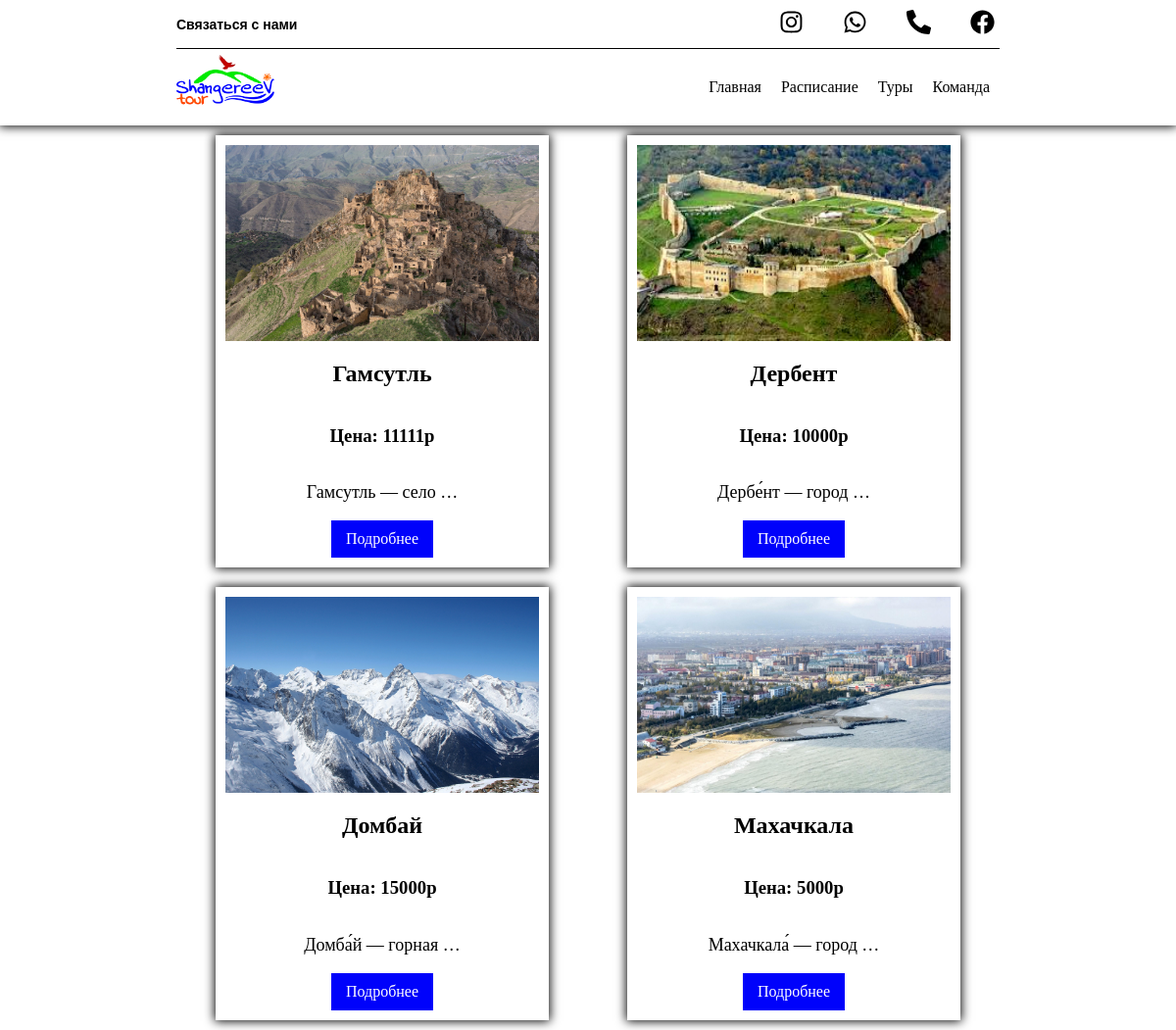
Screenshot of /trips/dagestan/ with the database file from the repository.
### tours/models.py (models this page shows, shortened)
class Travel(models.Model):
	photo_main = models.ImageField(upload_to='images_travel/')
	video_travel = models.FileField(upload_to='videos_travel/')
	name_travel = models.CharField(max_length=50)
	price_travel = models.IntegerField()
	description_travel = models.TextField()
	url = models.SlugField(max_length=160, unique=True)
	trips = models.ForeignKey(Trips, on_delete = models.CASCADE)
	class Meta:
		ordering = ('name_travel',)

### tours/views.py (the view)
# urls.py: path('trips/<slug:slug>/', views.page_travels, name='page_travels'),
def page_travels(request, slug):
	travel = Travel.objects.filter(trips__url = slug)
	trips = Trips.objects.get(url = slug)
	trips = Trips.objects.all()
	trips = Trips.objects.all()
	form = ContactUsForm(request.POST)
	if request.method == "POST":
		if form.is_valid():
			form.save()
	return render(request, 'tours/page_travels.html', locals())

### tours/templates/tours/page_travels.html
{% extends 'tours/base.html' %}
{% block content %}
		<section>
			<div class="container">
				<div class="flex">
					{% for travels in travel %}
						<article class="article">
							<img  class="article_travel_img" src="{{travels.photo_main.url}}">
							<h2>{{travels.name_travel}}</h2>
							<h3>Цена: {{travels.price_travel}}р</h3>
							<p>{{travels.description_travel|truncatewords:3}}</p>
							<a class="button_details" href="{% url 'detail_about_travel' travels.url %}">Подробнее</a>
						</article>
					{% endfor %}
				</div>
			</div>
		</section>
{% endblock %}

### tours/templates/tours/base.html (shortened to what this page needs)
<!DOCTYPE html>
{% load static %}
<html>
<head>
    <link rel="stylesheet" href="{% static 'css/main.css' %}">
</head>
<body>
    {%include 'tours/header.html'%}
    <main>
        {% block content %}
        {% endblock content %}
    </main>
</body>
</html>

### tours/templates/tours/header.html (shortened to what this page needs)
{% load static %}
<header>
    <div class="container">
        <div class="block_header top_block_header">
            <div class="top_left_block_header_buttons">
                <button type="button" id="button_to_contact_us" class="button_header">Связаться с нами</button>
            </div>
            <nav class="top_right_block_header_icon">
                <a href="https://www.instagram.com/shangereevtour" target="blank"><img class="icon" src="{% static 'images/instagram.svg' %}"></a>
                <a href="https://wa.me/79654898880" target="blank"><img class="icon" src="{% static 'images/whatsapp.svg' %}"></a>
                <a href="callto:+79654898880"><img class="icon" src="{% static 'images/phone-alt.svg' %}"></a>
                <a href="https://www.facebook.com/people/Shangereev-Tour/100001601888764" target="blank"><img class="icon" src="{% static 'images/facebook.svg' %}"></a>
            </nav>
        </div>
        <div class="block_header bottom_block_header">
            <div class="header_logo">
                <a href="{% url 'about_us' %}"><img class="logo" src="{% static 'images/logo1.png' %}"></a>
            </div>
            <nav class="bottom_right_block_header_links">
                <ul>
                    <li><a href="{% url 'about_us' %}">Главная</a></li>
                    <li><a href="{% url 'timetable' %}">Расписание</a></li>
                    <li><a href="#">Туры</a>
                    </li>
                    <li><a href="{% url 'command' %}">Команда</a></li>
                </ul>
            </nav>
        </div>
    </div>
</header>

### static/css/main.css (style rules this page uses)
body { margin: 0; padding: 0; color: black; overflow: scroll; }
p { font-size: 18px; }
img { width: 100%; }
ul { padding: 0; margin: 0; list-style: none; }
a { text-decoration: none; color: black; }
header { box-shadow: 0 0 10px 1px black; z-index: 10; }
.container { width: 70%; min-width: 768px; margin: 0 auto; }
.logo { width: 100px; margin: 0; padding: 0; }
.icon { width: 25px; height: 25px; }
.block_header { display: flex; justify-content:space-between; align-content: space-around; align-items: center; flex-wrap: wrap; }
.top_block_header { border-bottom: 1px solid black; }
nav { display: flex; }
.button_header { background-color:transparent; opacity: 0.8; color:black; padding:0; margin-left: 0; border: none; cursor: pointer; font-weight: bold; font-size: 14px; transition: 0.5s all; opacity: 1; }
.top_right_block_header_icon a { margin: 10px 20px; font-weight: 600; transition: 0.5s all; }
.top_right_block_header_icon a:last-child { margin-right: 5px; }
.bottom_right_block_header_links > ul { display: flex; }
.bottom_right_block_header_links > ul > li { position: relative; }
.bottom_right_block_header_links ul li a { display: block; text-decoration: none; text-align: center; color: black; padding: 30px 10px; transition: 0.5s all; opacity: 1; }
.flex { display: flex; justify-content: space-around; align-content: space-around; align-items: flex-start; flex-wrap: wrap; }
.article { display:flex; flex-direction: column; align-items: center; width: 320px; background: white; padding:10px; margin: 10px; box-shadow: 0 0 10px 1px black; text-align: justify; }
.article_travel_img { width: 100%; height: 200px; }
.button_details { background: #0002fb; padding: 10px 15px; color: white; border: none; text-decoration: none; }

### rows the page displays
Travel: photo_main (picture), name_travel "Гамсутль", price_travel "11111", description_travel "Гамсутль — село …"
Travel: photo_main (picture), name_travel "Дербент", price_travel "10000", description_travel "Дербе́нт — город …"
Travel: photo_main (picture), name_travel "Домбай", price_travel "15000", description_travel "Домба́й — горная …"
Travel: photo_main (picture), name_travel "Махачкала", price_travel "5000", description_travel "Махачкала́ — город …"
